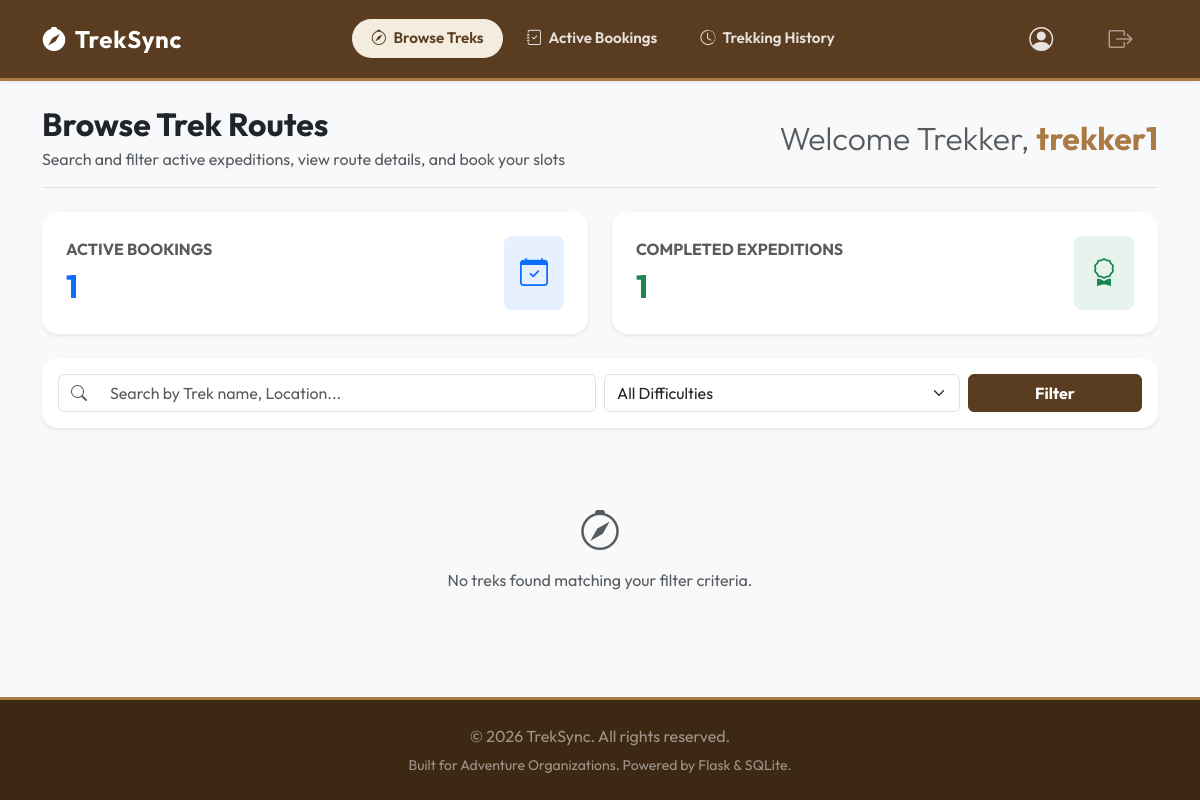
The app's page /trekker/dashboard (signed in), older data.
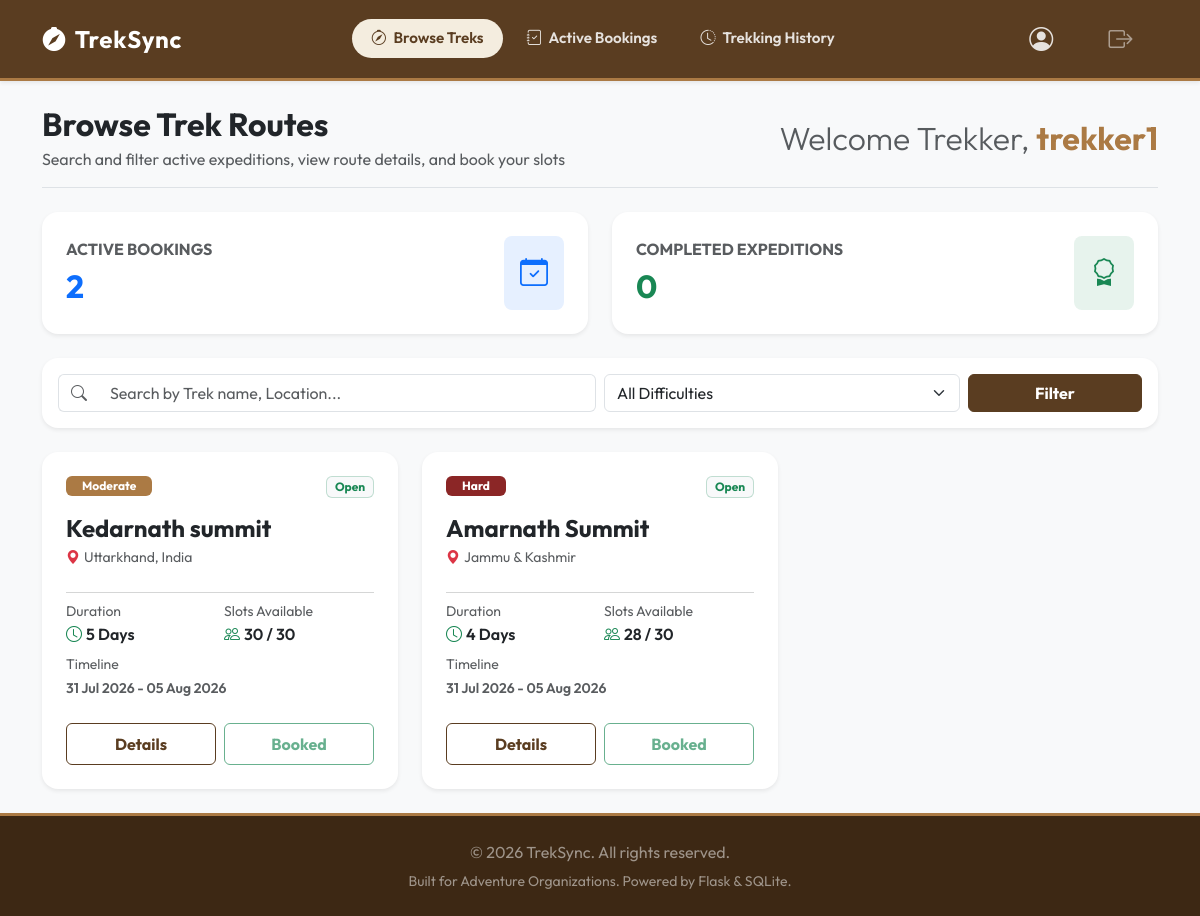
The same page, newer data.
### models.py (models this page shows, shortened)
class Trek(db.Model):
    __tablename__ = 'trek'
    id = db.Column(db.Integer, primary_key=True)
    name = db.Column(db.String(100), nullable=False)
    location = db.Column(db.String(100), nullable=False)
    difficulty = db.Column(db.String(20), nullable=False)  # 'Easy', 'Moderate', 'Hard'
    duration = db.Column(db.Integer, nullable=False)  # in days
    max_slots = db.Column(db.Integer, nullable=False)
    available_slots = db.Column(db.Integer, nullable=False)
    staff_id = db.Column(db.Integer, db.ForeignKey('user.id'), nullable=True)  # Assigned staff
    status = db.Column(db.String(20), default='Pending')  # 'Pending', 'Approved', 'Open', 'Closed', 'Completed'
    start_date = db.Column(db.Date, nullable=False)
    end_date = db.Column(db.Date, nullable=False)
    staff = db.relationship('User', back_populates='assigned_treks', foreign_keys=[staff_id])
    bookings = db.relationship('Booking', back_populates='trek', cascade="all, delete-orphan")

### app.py (the view)
@app.route('/trekker/dashboard')
@login_required
def trekker_dashboard():
    sync_desynced_bookings()
    if current_user.role != 'trekker':
        flash('Access denied. Trekker role required.', 'error')
        return redirect(url_for('home'))
    search_query = request.args.get('q', '').strip()
    filter_difficulty = request.args.get('difficulty', '').strip()
    trek_query = Trek.query.filter_by(status='Open')
    if search_query:
        trek_query = trek_query.filter((Trek.name.like(f"%{search_query}%")) | (Trek.location.like(f"%{search_query}%")))
    if filter_difficulty:
        trek_query = trek_query.filter(Trek.difficulty == filter_difficulty)
    treks = trek_query.all()
    active_bookings_count = Booking.query.join(Trek).filter(
        Booking.user_id == current_user.id,
        Booking.status == 'Booked',
        Trek.status != 'Completed'
    ).count()
    completed_bookings_count = Booking.query.join(Trek).filter(
        Booking.user_id == current_user.id,
        (Booking.status == 'Completed') | (Trek.status == 'Completed')
    ).count()
    booked_trek_ids = [b.trek_id for b in Booking.query.join(Trek).filter(
        Booking.user_id == current_user.id,
        Booking.status == 'Booked',
        Trek.status != 'Completed'
    ).all()]
    return render_template(
        'trekker/dashboard.html',
        treks=treks,
        active_bookings_count=active_bookings_count,
        completed_bookings_count=completed_bookings_count,
        booked_trek_ids=booked_trek_ids,
        search_query=search_query,
        filter_difficulty=filter_difficulty
    )

### app.py (called while the page is built)
@login_manager.user_loader
def load_user(user_id):
    return User.query.get(int(user_id))

def sync_desynced_bookings():
    try:
        desynced_to_booked = Booking.query.join(Trek).filter(
            Booking.status == 'Completed',
            Trek.status != 'Completed'
        ).all()
        for b in desynced_to_booked:
            b.status = 'Booked'
        desynced_to_completed = Booking.query.join(Trek).filter(
            Booking.status == 'Booked',
            Trek.status == 'Completed'
        ).all()
        for b in desynced_to_completed:
            b.status = 'Completed'
        if desynced_to_booked or desynced_to_completed:
            db.session.commit()
    except Exception as e:
        db.session.rollback()

### templates/trekker/dashboard.html (shortened to what the changed rows need)
{% extends "base.html" %}
{% block content %}
<div class="container">
    <div class="d-flex flex-column flex-md-row justify-content-between align-items-md-center border-bottom pb-3 mb-4 gap-3">
        <div>
            <h1 class="h2 fw-bold mb-1 text-dark">Browse Trek Routes</h1>
        </div>
        <h2 class="h2 fw-light text-muted mb-0 text-md-end">Welcome Trekker, <span class="fw-bold text-accent">{{ current_user.username }}</span></h2>
    </div>
    <div class="row g-4 mb-4">
        <div class="col-md-6">
            <div class="card stat-card bookings border-0 bg-white shadow-sm p-4">
                <div class="d-flex align-items-center justify-content-between">
                    <div>
                        <h6 class="text-muted text-uppercase mb-2 font-size-xs fw-bold">Active Bookings</h6>
                        <h2 class="fw-bold mb-0 text-primary">{{ active_bookings_count }}</h2>
                    </div>
                </div>
            </div>
        </div>
        <div class="col-md-6">
            <div class="card stat-card treks border-0 bg-white shadow-sm p-4">
                <div class="d-flex align-items-center justify-content-between">
                    <div>
                        <h6 class="text-muted text-uppercase mb-2 font-size-xs fw-bold">Completed Expeditions</h6>
                        <h2 class="fw-bold mb-0 text-success">{{ completed_bookings_count }}</h2>
                    </div>
                </div>
            </div>
        </div>
    </div>
    <div class="row g-4">
        {% if treks %}
            {% for trek in treks %}
                <div class="col-lg-4 col-md-6">
                    <div class="card h-100 border-0 shadow-sm bg-white">
                        <div class="card-body p-4 d-flex flex-column h-100">
                            <div class="d-flex justify-content-between align-items-start mb-3">
                                <span class="badge {% if trek.difficulty == 'Easy' %}badge-easy{% elif trek.difficulty == 'Moderate' %}badge-moderate{% else %}badge-hard{% endif %} py-1.5 px-3">
                                    {{ trek.difficulty }}
                                </span>
                                <span class="badge bg-light text-success border border-success border-opacity-25 py-1 px-2.5">
                                    {{ trek.status }}
                                </span>
                            </div>
                            <h4 class="card-title fw-bold mb-1">
                                <a href="{{ url_for('trekker_trek_detail', trek_id=trek.id) }}" class="text-dark text-decoration-none hover-link">
                                    {{ trek.name }}
                                </a>
                            </h4>
                            <p class="text-muted small mb-3"><i class="bi bi-geo-alt-fill text-danger me-1"></i>{{ trek.location }}</p>
                            <hr class="my-2 text-muted">
                            <div class="row g-2 mb-4">
                                <div class="col-6">
                                    <small class="text-muted d-block">Duration</small>
                                    <span class="fw-semibold text-dark"><i class="bi bi-clock me-1 text-success"></i>{{ trek.duration }} Days</span>
                                </div>
                                <div class="col-6">
                                    <small class="text-muted d-block">Slots Available</small>
                                    <span class="fw-semibold text-dark"><i class="bi bi-people me-1 text-success"></i>{{ trek.available_slots }} / {{ trek.max_slots }}</span>
                                </div>
                                <div class="col-12 mt-2">
                                    <small class="text-muted d-block">Timeline</small>
                                    <small class="fw-semibold text-muted">
                                        {{ trek.start_date.strftime('%d %b %Y') }} - {{ trek.end_date.strftime('%d %b %Y') }}
                                    </small>
                                </div>
                            </div>
                            <div class="mt-auto d-flex gap-2">
                                <a href="{{ url_for('trekker_trek_detail', trek_id=trek.id) }}" class="btn btn-outline-success w-50 py-2 fw-bold">
                                    Details
                                </a>
                                {% set is_already_booked = trek.id in booked_trek_ids %}
                                {% if trek.available_slots <= 0 %}
                                    <button class="btn btn-secondary w-50 py-2 fw-bold" disabled>
                                        Sold Out
                                    </button>
                                {% elif is_already_booked %}
                                    <button class="btn btn-outline-success w-50 py-2 fw-bold" disabled>
                                        Booked
                                    </button>
                                {% else %}
                                    <form action="{{ url_for('trekker_book_trek', trek_id=trek.id) }}" method="POST" class="w-50">
                                        <button type="submit" class="btn btn-success w-100 py-2 fw-bold shadow-sm">
                                            Book
                                        </button>
                                    </form>
                                {% endif %}
                            </div>
                        </div>
                    </div>
                </div>
            {% endfor %}
        {% else %}
            <div class="col-12 text-center py-5 text-muted">
                <i class="bi bi-compass fs-1 mb-2 d-block"></i>
                No treks found matching your filter criteria.
            </div>
        {% endif %}
    </div>
</div>
{% endblock %}

Row changes from the older to the newer data that the page shows:
now on this page (row edited): Trek: difficulty "Moderate", status "Open", name "Kedarnath summit", location "Uttarkhand, India", duration "5", available_slots "30", max_slots "30", start_date "31 Jul 2026", end_date "05 Aug 2026", shows "Booked"
now on this page (row edited): Trek: difficulty "Hard", status "Open", name "Amarnath Summit", location "Jammu & Kashmir", duration "4", available_slots "28", max_slots "30", start_date "31 Jul 2026", end_date "05 Aug 2026", shows "Booked"
Text that changed along with them:
{{ active_bookings_count }}: "1" → "2"
{{ completed_bookings_count }}: "1" → "0"
text no longer shown: "No treks found matching your filter criteria."
